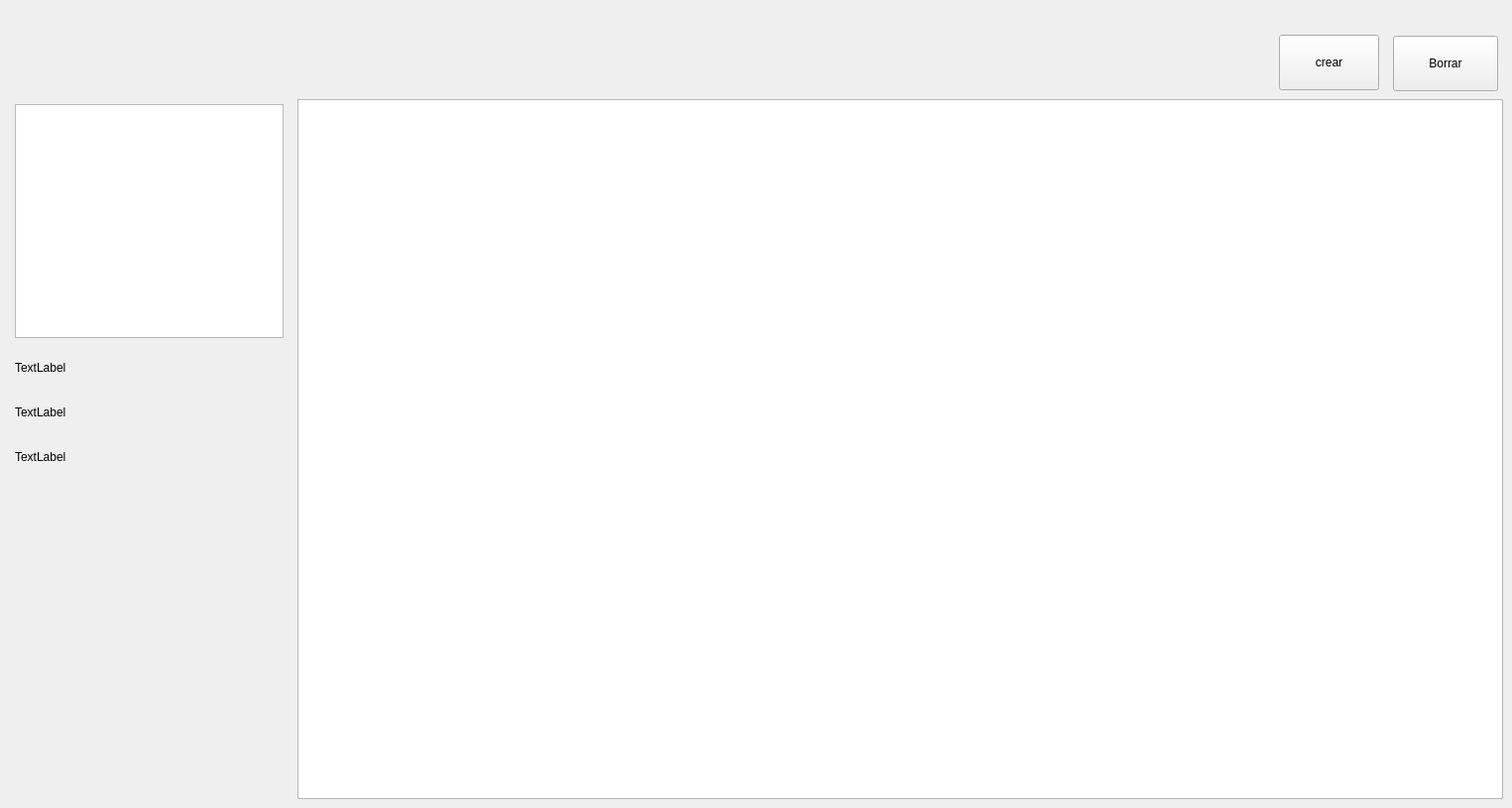
    <widget class="QWidget" name="Facturas">
     <attribute name="title">
      <string>facturas</string>
     </attribute>
     <widget class="QPushButton" name="add_factura">
      <property name="geometry">
       <rect>
        <x>1290</x>
        <y>35</y>
        <width>101</width>
        <height>56</height>
       </rect>
      </property>
      <property name="text">
       <string>crear</string>
      </property>
     </widget>
     <widget class="QTableWidget" name="tableFactura">
      <property name="geometry">
       <rect>
        <x>300</x>
        <y>100</y>
        <width>1216</width>
        <height>706</height>
       </rect>
      </property>
      <property name="midLineWidth">
       <number>2</number>
      </property>
      <attribute name="horizontalHeaderMinimumSectionSize">
       <number>100</number>
      </attribute>
      <attribute name="verticalHeaderDefaultSectionSize">
       <number>100</number>
      </attribute>
      <attribute name="verticalHeaderMinimumSectionSize">
       <number>100</number>
      </attribute>
     </widget>
     <widget class="QPushButton" name="borrar_factura">
      <property name="geometry">
       <rect>
        <x>1405</x>
        <y>36</y>
        <width>106</width>
        <height>56</height>
       </rect>
      </property>
      <property name="text">
       <string>Borrar</string>
      </property>
     </widget>
     <widget class="QGraphicsView" name="graphicsView">
      <property name="geometry">
       <rect>
        <x>15</x>
        <y>105</y>
        <width>271</width>
        <height>236</height>
       </rect>
      </property>
     </widget>
     <widget class="QLabel" name="presupuesto_gastado">
      <property name="geometry">
       <rect>
        <x>15</x>
        <y>400</y>
        <width>116</width>
        <height>31</height>
       </rect>
      </property>
      <property name="text">
       <string>TextLabel</string>
      </property>
     </widget>
     <widget class="QLabel" name="presupuesto_total">
      <property name="geometry">
       <rect>
        <x>15</x>
        <y>355</y>
        <width>116</width>
        <height>31</height>
       </rect>
      </property>
      <property name="text">
       <string>TextLabel</string>
      </property>
     </widget>
     <widget class="QLabel" name="presupuesto_disponible">
      <property name="geometry">
       <rect>
        <x>15</x>
        <y>445</y>
        <width>116</width>
        <height>31</height>
       </rect>
      </property>
      <property name="text">
       <string>TextLabel</string>
      </property>
     </widget>
    </widget>
